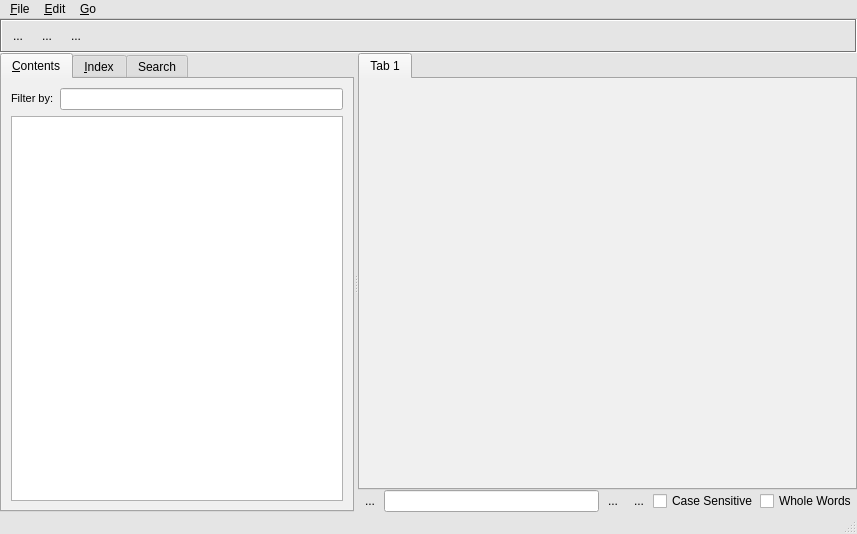
<?xml version="1.0" encoding="UTF-8"?>
<ui version="4.0">
 <class>MainWindow</class>
 <widget class="QMainWindow" name="MainWindow">
  <property name="geometry">
   <rect>
    <x>0</x>
    <y>0</y>
    <width>857</width>
    <height>534</height>
   </rect>
  </property>
  <property name="palette">
   <palette>
    <active>
     <colorrole role="WindowText">
      <brush brushstyle="SolidPattern">
       <color alpha="255">
        <red>0</red>
        <green>0</green>
        <blue>0</blue>
       </color>
      </brush>
     </colorrole>
     <colorrole role="Button">
      <brush brushstyle="SolidPattern">
       <color alpha="255">
        <red>229</red>
        <green>229</green>
        <blue>229</blue>
       </color>
      </brush>
     </colorrole>
     <colorrole role="Light">
      <brush brushstyle="SolidPattern">
       <color alpha="255">
        <red>255</red>
        <green>255</green>
        <blue>255</blue>
       </color>
      </brush>
     </colorrole>
     <colorrole role="Midlight">
      <brush brushstyle="SolidPattern">
       <color alpha="255">
        <red>242</red>
        <green>242</green>
        <blue>242</blue>
       </color>
      </brush>
     </colorrole>
     <colorrole role="Dark">
      <brush brushstyle="SolidPattern">
       <color alpha="255">
        <red>114</red>
        <green>114</green>
        <blue>114</blue>
       </color>
      </brush>
     </colorrole>
     <colorrole role="Mid">
      <brush brushstyle="SolidPattern">
       <color alpha="255">
        <red>153</red>
        <green>153</green>
        <blue>153</blue>
       </color>
      </brush>
     </colorrole>
     <colorrole role="Text">
      <brush brushstyle="SolidPattern">
       <color alpha="255">
        <red>0</red>
        <green>0</green>
        <blue>0</blue>
       </color>
      </brush>
     </colorrole>
     <colorrole role="BrightText">
      <brush brushstyle="SolidPattern">
       <color alpha="255">
        <red>255</red>
        <green>255</green>
        <blue>255</blue>
       </color>
      </brush>
     </colorrole>
     <colorrole role="ButtonText">
      <brush brushstyle="SolidPattern">
       <color alpha="255">
        <red>0</red>
        <green>0</green>
        <blue>0</blue>
       </color>
      </brush>
     </colorrole>
     <colorrole role="Base">
      <brush brushstyle="SolidPattern">
       <color alpha="255">
        <red>255</red>
        <green>255</green>
        <blue>255</blue>
       </color>
      </brush>
     </colorrole>
     <colorrole role="Window">
      <brush brushstyle="SolidPattern">
       <color alpha="255">
        <red>229</red>
        <green>229</green>
        <blue>229</blue>
       </color>
      </brush>
     </colorrole>
     <colorrole role="Shadow">
      <brush brushstyle="SolidPattern">
       <color alpha="255">
        <red>0</red>
        <green>0</green>
        <blue>0</blue>
       </color>
      </brush>
     </colorrole>
     <colorrole role="AlternateBase">
      <brush brushstyle="SolidPattern">
       <color alpha="255">
        <red>242</red>
        <green>242</green>
        <blue>242</blue>
       </color>
      </brush>
     </colorrole>
     <colorrole role="ToolTipBase">
      <brush brushstyle="SolidPattern">
       <color alpha="255">
        <red>255</red>
        <green>255</green>
        <blue>220</blue>
       </color>
      </brush>
     </colorrole>
     <colorrole role="ToolTipText">
      <brush brushstyle="SolidPattern">
       <color alpha="255">
        <red>0</red>
        <green>0</green>
        <blue>0</blue>
       </color>
      </brush>
     </colorrole>
    </active>
    <inactive>
     <colorrole role="WindowText">
      <brush brushstyle="SolidPattern">
       <color alpha="255">
        <red>0</red>
        <green>0</green>
        <blue>0</blue>
       </color>
      </brush>
     </colorrole>
     <colorrole role="Button">
      <brush brushstyle="SolidPattern">
       <color alpha="255">
        <red>229</red>
        <green>229</green>
        <blue>229</blue>
       </color>
      </brush>
     </colorrole>
     <colorrole role="Light">
      <brush brushstyle="SolidPattern">
       <color alpha="255">
        <red>255</red>
        <green>255</green>
        <blue>255</blue>
       </color>
      </brush>
     </colorrole>
     <colorrole role="Midlight">
      <brush brushstyle="SolidPattern">
       <color alpha="255">
        <red>242</red>
        <green>242</green>
        <blue>242</blue>
       </color>
      </brush>
     </colorrole>
     <colorrole role="Dark">
      <brush brushstyle="SolidPattern">
       <color alpha="255">
        <red>114</red>
        <green>114</green>
        <blue>114</blue>
       </color>
      </brush>
     </colorrole>
     <colorrole role="Mid">
      <brush brushstyle="SolidPattern">
       <color alpha="255">
        <red>153</red>
        <green>153</green>
        <blue>153</blue>
       </color>
      </brush>
     </colorrole>
     <colorrole role="Text">
      <brush brushstyle="SolidPattern">
       <color alpha="255">
        <red>0</red>
        <green>0</green>
        <blue>0</blue>
       </color>
      </brush>
     </colorrole>
     <colorrole role="BrightText">
      <brush brushstyle="SolidPattern">
       <color alpha="255">
        <red>255</red>
        <green>255</green>
        <blue>255</blue>
       </color>
      </brush>
     </colorrole>
     <colorrole role="ButtonText">
      <brush brushstyle="SolidPattern">
       <color alpha="255">
        <red>0</red>
        <green>0</green>
        <blue>0</blue>
       </color>
      </brush>
     </colorrole>
     <colorrole role="Base">
      <brush brushstyle="SolidPattern">
       <color alpha="255">
        <red>255</red>
        <green>255</green>
        <blue>255</blue>
       </color>
      </brush>
     </colorrole>
     <colorrole role="Window">
      <brush brushstyle="SolidPattern">
       <color alpha="255">
        <red>229</red>
        <green>229</green>
        <blue>229</blue>
       </color>
      </brush>
     </colorrole>
     <colorrole role="Shadow">
      <brush brushstyle="SolidPattern">
       <color alpha="255">
        <red>0</red>
        <green>0</green>
        <blue>0</blue>
       </color>
      </brush>
     </colorrole>
     <colorrole role="AlternateBase">
      <brush brushstyle="SolidPattern">
       <color alpha="255">
        <red>242</red>
        <green>242</green>
        <blue>242</blue>
       </color>
      </brush>
     </colorrole>
     <colorrole role="ToolTipBase">
      <brush brushstyle="SolidPattern">
       <color alpha="255">
        <red>255</red>
        <green>255</green>
        <blue>220</blue>
       </color>
      </brush>
     </colorrole>
     <colorrole role="ToolTipText">
      <brush brushstyle="SolidPattern">
       <color alpha="255">
        <red>0</red>
        <green>0</green>
        <blue>0</blue>
       </color>
      </brush>
     </colorrole>
    </inactive>
    <disabled>
     <colorrole role="WindowText">
      <brush brushstyle="SolidPattern">
       <color alpha="255">
        <red>114</red>
        <green>114</green>
        <blue>114</blue>
       </color>
      </brush>
     </colorrole>
     <colorrole role="Button">
      <brush brushstyle="SolidPattern">
       <color alpha="255">
        <red>229</red>
        <green>229</green>
        <blue>229</blue>
       </color>
      </brush>
     </colorrole>
     <colorrole role="Light">
      <brush brushstyle="SolidPattern">
       <color alpha="255">
        <red>255</red>
        <green>255</green>
        <blue>255</blue>
       </color>
      </brush>
     </colorrole>
     <colorrole role="Midlight">
      <brush brushstyle="SolidPattern">
       <color alpha="255">
        <red>242</red>
        <green>242</green>
        <blue>242</blue>
       </color>
      </brush>
     </colorrole>
     <colorrole role="Dark">
      <brush brushstyle="SolidPattern">
       <color alpha="255">
        <red>114</red>
        <green>114</green>
        <blue>114</blue>
       </color>
      </brush>
     </colorrole>
     <colorrole role="Mid">
      <brush brushstyle="SolidPattern">
       <color alpha="255">
        <red>153</red>
        <green>153</green>
        <blue>153</blue>
       </color>
      </brush>
     </colorrole>
     <colorrole role="Text">
      <brush brushstyle="SolidPattern">
       <color alpha="255">
        <red>114</red>
        <green>114</green>
        <blue>114</blue>
       </color>
      </brush>
     </colorrole>
     <colorrole role="BrightText">
      <brush brushstyle="SolidPattern">
       <color alpha="255">
        <red>255</red>
        <green>255</green>
        <blue>255</blue>
       </color>
      </brush>
     </colorrole>
     <colorrole role="ButtonText">
      <brush brushstyle="SolidPattern">
       <color alpha="255">
        <red>114</red>
        <green>114</green>
        <blue>114</blue>
       </color>
      </brush>
     </colorrole>
     <colorrole role="Base">
      <brush brushstyle="SolidPattern">
       <color alpha="255">
        <red>229</red>
        <green>229</green>
        <blue>229</blue>
       </color>
      </brush>
     </colorrole>
     <colorrole role="Window">
      <brush brushstyle="SolidPattern">
       <color alpha="255">
        <red>229</red>
        <green>229</green>
        <blue>229</blue>
       </color>
      </brush>
     </colorrole>
     <colorrole role="Shadow">
      <brush brushstyle="SolidPattern">
       <color alpha="255">
        <red>0</red>
        <green>0</green>
        <blue>0</blue>
       </color>
      </brush>
     </colorrole>
     <colorrole role="AlternateBase">
      <brush brushstyle="SolidPattern">
       <color alpha="255">
        <red>229</red>
        <green>229</green>
        <blue>229</blue>
       </color>
      </brush>
     </colorrole>
     <colorrole role="ToolTipBase">
      <brush brushstyle="SolidPattern">
       <color alpha="255">
        <red>255</red>
        <green>255</green>
        <blue>220</blue>
       </color>
      </brush>
     </colorrole>
     <colorrole role="ToolTipText">
      <brush brushstyle="SolidPattern">
       <color alpha="255">
        <red>0</red>
        <green>0</green>
        <blue>0</blue>
       </color>
      </brush>
     </colorrole>
    </disabled>
   </palette>
  </property>
  <property name="windowTitle">
   <string>SDK Help</string>
  </property>
  <widget class="QWidget" name="centralwidget">
   <layout class="QGridLayout" name="gridLayout_4">
    <property name="margin">
     <number>0</number>
    </property>
    <property name="spacing">
     <number>0</number>
    </property>
    <item row="0" column="0">
     <widget class="QFrame" name="frame">
      <property name="frameShape">
       <enum>QFrame::Box</enum>
      </property>
      <property name="frameShadow">
       <enum>QFrame::Sunken</enum>
      </property>
      <layout class="QGridLayout" name="gridLayout_3">
       <property name="horizontalSpacing">
        <number>1</number>
       </property>
       <property name="verticalSpacing">
        <number>0</number>
       </property>
       <property name="margin">
        <number>2</number>
       </property>
       <item row="0" column="0">
        <widget class="QToolButton" name="uiBackBTN">
         <property name="minimumSize">
          <size>
           <width>28</width>
           <height>26</height>
          </size>
         </property>
         <property name="toolTip">
          <string>&lt;!DOCTYPE HTML PUBLIC &quot;-//W3C//DTD HTML 4.0//EN&quot; &quot;http://www.w3.org/TR/REC-html40/strict.dtd&quot;&gt;
&lt;html&gt;&lt;head&gt;&lt;meta name=&quot;qrichtext&quot; content=&quot;1&quot; /&gt;&lt;style type=&quot;text/css&quot;&gt;
p, li { white-space: pre-wrap; }
&lt;/style&gt;&lt;/head&gt;&lt;body style=&quot; font-family:'MS Shell Dlg 2'; font-size:8.25pt; font-weight:400; font-style:normal;&quot;&gt;
&lt;p style=&quot; margin-top:0px; margin-bottom:0px; margin-left:0px; margin-right:0px; -qt-block-indent:0; text-indent:0px;&quot;&gt;&lt;span style=&quot; font-size:8pt;&quot;&gt;Go Back&lt;/span&gt;&lt;/p&gt;&lt;/body&gt;&lt;/html&gt;</string>
         </property>
         <property name="text">
          <string>...</string>
         </property>
         <property name="iconSize">
          <size>
           <width>24</width>
           <height>24</height>
          </size>
         </property>
         <property name="autoRaise">
          <bool>true</bool>
         </property>
        </widget>
       </item>
       <item row="0" column="1">
        <widget class="QToolButton" name="uiForwardBTN">
         <property name="minimumSize">
          <size>
           <width>28</width>
           <height>26</height>
          </size>
         </property>
         <property name="toolTip">
          <string>&lt;!DOCTYPE HTML PUBLIC &quot;-//W3C//DTD HTML 4.0//EN&quot; &quot;http://www.w3.org/TR/REC-html40/strict.dtd&quot;&gt;
&lt;html&gt;&lt;head&gt;&lt;meta name=&quot;qrichtext&quot; content=&quot;1&quot; /&gt;&lt;style type=&quot;text/css&quot;&gt;
p, li { white-space: pre-wrap; }
&lt;/style&gt;&lt;/head&gt;&lt;body style=&quot; font-family:'MS Shell Dlg 2'; font-size:8.25pt; font-weight:400; font-style:normal;&quot;&gt;
&lt;p style=&quot; margin-top:0px; margin-bottom:0px; margin-left:0px; margin-right:0px; -qt-block-indent:0; text-indent:0px;&quot;&gt;&lt;span style=&quot; font-size:8pt;&quot;&gt;Go Forward&lt;/span&gt;&lt;/p&gt;&lt;/body&gt;&lt;/html&gt;</string>
         </property>
         <property name="text">
          <string>...</string>
         </property>
         <property name="iconSize">
          <size>
           <width>24</width>
           <height>24</height>
          </size>
         </property>
         <property name="autoRaise">
          <bool>true</bool>
         </property>
        </widget>
       </item>
       <item row="0" column="2">
        <widget class="QToolButton" name="uiHomeBTN">
         <property name="minimumSize">
          <size>
           <width>28</width>
           <height>26</height>
          </size>
         </property>
         <property name="toolTip">
          <string>&lt;html&gt;&lt;head&gt;&lt;meta name=&quot;qrichtext&quot; content=&quot;1&quot; /&gt;&lt;style type=&quot;text/css&quot;&gt;
p, li { white-space: pre-wrap; }
&lt;/style&gt;&lt;/head&gt;&lt;body style=&quot; font-family:'MS Shell Dlg 2'; font-size:8.25pt; font-weight:400; font-style:normal; text-decoration:none;&quot;&gt;
&lt;p style=&quot; margin-top:0px; margin-bottom:0px; margin-left:0px; margin-right:0px; -qt-block-indent:0; text-indent:0px;&quot;&gt;Home&lt;/p&gt;&lt;/body&gt;&lt;/html&gt;</string>
         </property>
         <property name="text">
          <string>...</string>
         </property>
         <property name="iconSize">
          <size>
           <width>24</width>
           <height>24</height>
          </size>
         </property>
         <property name="autoRaise">
          <bool>true</bool>
         </property>
        </widget>
       </item>
       <item row="0" column="3">
        <spacer>
         <property name="orientation">
          <enum>Qt::Horizontal</enum>
         </property>
         <property name="sizeHint" stdset="0">
          <size>
           <width>761</width>
           <height>20</height>
          </size>
         </property>
        </spacer>
       </item>
      </layout>
     </widget>
    </item>
    <item row="1" column="0">
     <widget class="QSplitter" name="uiMainSPLT">
      <property name="sizePolicy">
       <sizepolicy hsizetype="Expanding" vsizetype="Expanding">
        <horstretch>0</horstretch>
        <verstretch>0</verstretch>
       </sizepolicy>
      </property>
      <property name="orientation">
       <enum>Qt::Horizontal</enum>
      </property>
      <widget class="QTabWidget" name="uiNavigateTAB">
       <property name="minimumSize">
        <size>
         <width>250</width>
         <height>0</height>
        </size>
       </property>
       <property name="currentIndex">
        <number>0</number>
       </property>
       <widget class="QWidget" name="uiContentsPAGE">
        <attribute name="title">
         <string>&amp;Contents</string>
        </attribute>
        <layout class="QGridLayout" name="gridLayout">
         <item row="0" column="0">
          <layout class="QHBoxLayout" name="horizontalLayout_2">
           <item>
            <widget class="QLabel" name="uiContentSearchLBL">
             <property name="text">
              <string>&lt;!DOCTYPE HTML PUBLIC &quot;-//W3C//DTD HTML 4.0//EN&quot; &quot;http://www.w3.org/TR/REC-html40/strict.dtd&quot;&gt;
&lt;html&gt;&lt;head&gt;&lt;meta name=&quot;qrichtext&quot; content=&quot;1&quot; /&gt;&lt;style type=&quot;text/css&quot;&gt;
p, li { white-space: pre-wrap; }
&lt;/style&gt;&lt;/head&gt;&lt;body style=&quot; font-family:'MS Shell Dlg 2'; font-size:8.25pt; font-weight:400; font-style:normal;&quot;&gt;
&lt;p style=&quot; margin-top:0px; margin-bottom:0px; margin-left:0px; margin-right:0px; -qt-block-indent:0; text-indent:0px;&quot;&gt;&lt;span style=&quot; font-size:8pt;&quot;&gt;Filter by:&lt;/span&gt;&lt;/p&gt;&lt;/body&gt;&lt;/html&gt;</string>
             </property>
            </widget>
           </item>
           <item>
            <widget class="QLineEdit" name="uiContentSearchTXT"/>
           </item>
          </layout>
         </item>
         <item row="1" column="0">
          <widget class="QTreeWidget" name="uiContentsTREE">
           <property name="iconSize">
            <size>
             <width>18</width>
             <height>18</height>
            </size>
           </property>
           <property name="indentation">
            <number>14</number>
           </property>
           <property name="uniformRowHeights">
            <bool>true</bool>
           </property>
           <attribute name="headerVisible">
            <bool>false</bool>
           </attribute>
           <attribute name="headerVisible">
            <bool>false</bool>
           </attribute>
           <column>
            <property name="text">
             <string notr="true">1</string>
            </property>
           </column>
          </widget>
         </item>
        </layout>
       </widget>
       <widget class="QWidget" name="uiIndexPAGE">
        <attribute name="title">
         <string>&amp;Index</string>
        </attribute>
        <layout class="QGridLayout" name="gridLayout_2">
         <item row="0" column="0">
          <layout class="QHBoxLayout" name="horizontalLayout_3">
           <item>
            <widget class="QLabel" name="uiLookForLBL">
             <property name="text">
              <string>&lt;html&gt;&lt;head&gt;&lt;meta name=&quot;qrichtext&quot; content=&quot;1&quot; /&gt;&lt;style type=&quot;text/css&quot;&gt;
p, li { white-space: pre-wrap; }
&lt;/style&gt;&lt;/head&gt;&lt;body style=&quot; font-family:'MS Shell Dlg 2'; font-size:8.25pt; font-weight:400; font-style:normal; text-decoration:none;&quot;&gt;
&lt;p style=&quot; margin-top:0px; margin-bottom:0px; margin-left:0px; margin-right:0px; -qt-block-indent:0; text-indent:0px;&quot;&gt;&lt;span style=&quot; font-size:8pt; text-decoration: underline;&quot;&gt;L&lt;/span&gt;&lt;span style=&quot; font-size:8pt;&quot;&gt;ook for:&lt;/span&gt;&lt;/p&gt;&lt;/body&gt;&lt;/html&gt;</string>
             </property>
            </widget>
           </item>
           <item>
            <widget class="QLineEdit" name="uiIndexSearchTXT"/>
           </item>
          </layout>
         </item>
         <item row="1" column="0">
          <widget class="QTreeWidget" name="uiIndexTREE">
           <property name="rootIsDecorated">
            <bool>false</bool>
           </property>
           <attribute name="headerVisible">
            <bool>false</bool>
           </attribute>
           <attribute name="headerVisible">
            <bool>false</bool>
           </attribute>
           <column>
            <property name="text">
             <string notr="true">1</string>
            </property>
           </column>
          </widget>
         </item>
        </layout>
       </widget>
       <widget class="QWidget" name="uiSearchPAGE">
        <attribute name="title">
         <string>Search</string>
        </attribute>
        <layout class="QGridLayout" name="gridLayout_5">
         <item row="0" column="0">
          <layout class="QHBoxLayout" name="horizontalLayout">
           <item>
            <widget class="QLabel" name="uiLookForLBL_3">
             <property name="text">
              <string>&lt;!DOCTYPE HTML PUBLIC &quot;-//W3C//DTD HTML 4.0//EN&quot; &quot;http://www.w3.org/TR/REC-html40/strict.dtd&quot;&gt;
&lt;html&gt;&lt;head&gt;&lt;meta name=&quot;qrichtext&quot; content=&quot;1&quot; /&gt;&lt;style type=&quot;text/css&quot;&gt;
p, li { white-space: pre-wrap; }
&lt;/style&gt;&lt;/head&gt;&lt;body style=&quot; font-family:'MS Shell Dlg 2'; font-size:8.25pt; font-weight:400; font-style:normal;&quot;&gt;
&lt;p style=&quot; margin-top:0px; margin-bottom:0px; margin-left:0px; margin-right:0px; -qt-block-indent:0; text-indent:0px;&quot;&gt;&lt;span style=&quot; font-size:8pt;&quot;&gt;Search for:&lt;/span&gt;&lt;/p&gt;&lt;/body&gt;&lt;/html&gt;</string>
             </property>
            </widget>
           </item>
           <item>
            <widget class="QComboBox" name="uiSearchDDL">
             <property name="sizePolicy">
              <sizepolicy hsizetype="Expanding" vsizetype="Fixed">
               <horstretch>0</horstretch>
               <verstretch>0</verstretch>
              </sizepolicy>
             </property>
             <property name="editable">
              <bool>true</bool>
             </property>
             <property name="insertPolicy">
              <enum>QComboBox::InsertAtTop</enum>
             </property>
            </widget>
           </item>
           <item>
            <widget class="QToolButton" name="uiSearchBTN">
             <property name="text">
              <string>...</string>
             </property>
             <property name="autoRaise">
              <bool>true</bool>
             </property>
            </widget>
           </item>
          </layout>
         </item>
         <item row="1" column="0">
          <widget class="QTreeWidget" name="uiSearchResultsTREE">
           <property name="rootIsDecorated">
            <bool>false</bool>
           </property>
           <attribute name="headerVisible">
            <bool>false</bool>
           </attribute>
           <attribute name="headerVisible">
            <bool>false</bool>
           </attribute>
           <column>
            <property name="text">
             <string notr="true">1</string>
            </property>
           </column>
          </widget>
         </item>
        </layout>
       </widget>
      </widget>
      <widget class="QWidget" name="layoutWidget">
       <layout class="QVBoxLayout">
        <property name="spacing">
         <number>0</number>
        </property>
        <property name="margin">
         <number>0</number>
        </property>
        <item>
         <widget class="QTabWidget" name="uiContentsTAB">
          <property name="contextMenuPolicy">
           <enum>Qt::CustomContextMenu</enum>
          </property>
          <property name="currentIndex">
           <number>0</number>
          </property>
          <widget class="QWidget" name="tab">
           <attribute name="title">
            <string>Tab 1</string>
           </attribute>
          </widget>
         </widget>
        </item>
        <item>
         <widget class="QFrame" name="uiFindFRAME">
          <property name="frameShape">
           <enum>QFrame::NoFrame</enum>
          </property>
          <property name="frameShadow">
           <enum>QFrame::Raised</enum>
          </property>
          <layout class="QGridLayout">
           <property name="margin">
            <number>0</number>
           </property>
           <property name="spacing">
            <number>2</number>
           </property>
           <item row="0" column="2">
            <widget class="QToolButton" name="uiFindPreviousBTN">
             <property name="toolTip">
              <string>&lt;html&gt;&lt;head&gt;&lt;meta name=&quot;qrichtext&quot; content=&quot;1&quot; /&gt;&lt;style type=&quot;text/css&quot;&gt;
p, li { white-space: pre-wrap; }
&lt;/style&gt;&lt;/head&gt;&lt;body style=&quot; font-family:'MS Shell Dlg 2'; font-size:8.25pt; font-weight:400; font-style:normal; text-decoration:none;&quot;&gt;
&lt;p style=&quot; margin-top:0px; margin-bottom:0px; margin-left:0px; margin-right:0px; -qt-block-indent:0; text-indent:0px;&quot;&gt;Find Previous&lt;/p&gt;&lt;/body&gt;&lt;/html&gt;</string>
             </property>
             <property name="text">
              <string>...</string>
             </property>
             <property name="autoRaise">
              <bool>true</bool>
             </property>
            </widget>
           </item>
           <item row="0" column="5">
            <widget class="QCheckBox" name="uiWholeWordsCHK">
             <property name="text">
              <string>Whole Words</string>
             </property>
            </widget>
           </item>
           <item row="0" column="1">
            <widget class="QLineEdit" name="uiFindTXT"/>
           </item>
           <item row="0" column="4">
            <widget class="QCheckBox" name="uiCaseSensitiveCHK">
             <property name="text">
              <string>Case Sensitive</string>
             </property>
            </widget>
           </item>
           <item row="0" column="3">
            <widget class="QToolButton" name="uiFindNextBTN">
             <property name="toolTip">
              <string>&lt;html&gt;&lt;head&gt;&lt;meta name=&quot;qrichtext&quot; content=&quot;1&quot; /&gt;&lt;style type=&quot;text/css&quot;&gt;
p, li { white-space: pre-wrap; }
&lt;/style&gt;&lt;/head&gt;&lt;body style=&quot; font-family:'MS Shell Dlg 2'; font-size:8.25pt; font-weight:400; font-style:normal; text-decoration:none;&quot;&gt;
&lt;p style=&quot; margin-top:0px; margin-bottom:0px; margin-left:0px; margin-right:0px; -qt-block-indent:0; text-indent:0px;&quot;&gt;Find Next&lt;/p&gt;&lt;/body&gt;&lt;/html&gt;</string>
             </property>
             <property name="text">
              <string>...</string>
             </property>
             <property name="autoRaise">
              <bool>true</bool>
             </property>
            </widget>
           </item>
           <item row="0" column="0">
            <widget class="QToolButton" name="uiHideFindBTN">
             <property name="toolTip">
              <string>&lt;html&gt;&lt;head&gt;&lt;meta name=&quot;qrichtext&quot; content=&quot;1&quot; /&gt;&lt;style type=&quot;text/css&quot;&gt;
p, li { white-space: pre-wrap; }
&lt;/style&gt;&lt;/head&gt;&lt;body style=&quot; font-family:'MS Shell Dlg 2'; font-size:8.25pt; font-weight:400; font-style:normal; text-decoration:none;&quot;&gt;
&lt;p style=&quot; margin-top:0px; margin-bottom:0px; margin-left:0px; margin-right:0px; -qt-block-indent:0; text-indent:0px;&quot;&gt;Hide Find&lt;/p&gt;&lt;/body&gt;&lt;/html&gt;</string>
             </property>
             <property name="text">
              <string>...</string>
             </property>
             <property name="autoRaise">
              <bool>true</bool>
             </property>
            </widget>
           </item>
          </layout>
         </widget>
        </item>
       </layout>
      </widget>
     </widget>
    </item>
   </layout>
  </widget>
  <widget class="QMenuBar" name="menubar">
   <property name="geometry">
    <rect>
     <x>0</x>
     <y>0</y>
     <width>857</width>
     <height>21</height>
    </rect>
   </property>
   <widget class="QMenu" name="menu_Edit">
    <property name="title">
     <string>&amp;Edit</string>
    </property>
    <addaction name="uiFindACT"/>
    <addaction name="uiFindNextACT"/>
    <addaction name="uiFindPreviousACT"/>
   </widget>
   <widget class="QMenu" name="menu_Go">
    <property name="title">
     <string>&amp;Go</string>
    </property>
    <addaction name="uiPreviousACT"/>
    <addaction name="uiNextACT"/>
    <addaction name="uiHomeACT"/>
    <addaction name="separator"/>
    <addaction name="uiNextTabACT"/>
    <addaction name="uiPreviousTabACT"/>
   </widget>
   <widget class="QMenu" name="uiFileMENU">
    <property name="title">
     <string>&amp;File</string>
    </property>
    <addaction name="uiLoadACT"/>
    <addaction name="separator"/>
    <addaction name="uiAddTabACT"/>
    <addaction name="uiCloseTabACT"/>
    <addaction name="separator"/>
    <addaction name="uiSavePageAsACT"/>
    <addaction name="separator"/>
    <addaction name="uiExitACT"/>
    <addaction name="separator"/>
   </widget>
   <addaction name="uiFileMENU"/>
   <addaction name="menu_Edit"/>
   <addaction name="menu_Go"/>
  </widget>
  <widget class="QStatusBar" name="statusbar"/>
  <action name="uiNewFileACT">
   <property name="text">
    <string>&amp;New...</string>
   </property>
   <property name="shortcut">
    <string>Ctrl+N</string>
   </property>
  </action>
  <action name="uiOpenPackageACT">
   <property name="text">
    <string>&amp;Import Package...</string>
   </property>
   <property name="shortcut">
    <string>Ctrl+O</string>
   </property>
  </action>
  <action name="uiExitACT">
   <property name="text">
    <string>E&amp;xit</string>
   </property>
   <property name="shortcut">
    <string>Ctrl+Q</string>
   </property>
  </action>
  <action name="uiFindACT">
   <property name="text">
    <string>&amp;Find in Text...</string>
   </property>
   <property name="shortcut">
    <string>Ctrl+F</string>
   </property>
  </action>
  <action name="uiFindNextACT">
   <property name="text">
    <string>Find &amp;Next</string>
   </property>
   <property name="shortcut">
    <string>F3</string>
   </property>
  </action>
  <action name="uiFindPreviousACT">
   <property name="text">
    <string>Find &amp;Previous</string>
   </property>
   <property name="shortcut">
    <string>Shift+F3</string>
   </property>
  </action>
  <action name="uiPreviousACT">
   <property name="text">
    <string>&amp;Back</string>
   </property>
   <property name="toolTip">
    <string>Go Back</string>
   </property>
   <property name="shortcut">
    <string>Alt+Left</string>
   </property>
  </action>
  <action name="uiNextACT">
   <property name="text">
    <string>&amp;Forward</string>
   </property>
   <property name="toolTip">
    <string>Go Forward</string>
   </property>
   <property name="shortcut">
    <string>Alt+Right</string>
   </property>
  </action>
  <action name="uiHomeACT">
   <property name="text">
    <string>&amp;Home</string>
   </property>
   <property name="toolTip">
    <string>Go Home</string>
   </property>
   <property name="shortcut">
    <string>Ctrl+Home</string>
   </property>
  </action>
  <action name="uiNextTabACT">
   <property name="text">
    <string>Next Tab</string>
   </property>
   <property name="shortcut">
    <string>Ctrl+Tab</string>
   </property>
  </action>
  <action name="uiPreviousTabACT">
   <property name="text">
    <string>Previous Tab</string>
   </property>
   <property name="shortcut">
    <string>Ctrl+Shift+Tab</string>
   </property>
  </action>
  <action name="uiSavePageAsACT">
   <property name="text">
    <string>&amp;Save Page as...</string>
   </property>
   <property name="shortcut">
    <string>Ctrl+Shift+S</string>
   </property>
  </action>
  <action name="uiAboutACT">
   <property name="text">
    <string>About PySdk</string>
   </property>
  </action>
  <action name="uiAddTabACT">
   <property name="text">
    <string>Add Tab</string>
   </property>
   <property name="shortcut">
    <string>Ctrl+T</string>
   </property>
  </action>
  <action name="uiCloseTabACT">
   <property name="text">
    <string>Close Tab</string>
   </property>
   <property name="shortcut">
    <string>Ctrl+W</string>
   </property>
  </action>
  <action name="uiOpenFolderACT">
   <property name="text">
    <string>Import &amp;Folder Modules...</string>
   </property>
  </action>
  <action name="uiLoadACT">
   <property name="text">
    <string>Load File...</string>
   </property>
  </action>
 </widget>
 <tabstops>
  <tabstop>uiBackBTN</tabstop>
  <tabstop>uiForwardBTN</tabstop>
  <tabstop>uiHomeBTN</tabstop>
  <tabstop>uiNavigateTAB</tabstop>
  <tabstop>uiContentsTREE</tabstop>
  <tabstop>uiContentsTAB</tabstop>
  <tabstop>uiHideFindBTN</tabstop>
  <tabstop>uiFindTXT</tabstop>
  <tabstop>uiFindPreviousBTN</tabstop>
  <tabstop>uiFindNextBTN</tabstop>
  <tabstop>uiCaseSensitiveCHK</tabstop>
  <tabstop>uiWholeWordsCHK</tabstop>
  <tabstop>uiIndexSearchTXT</tabstop>
 </tabstops>
 <resources/>
 <connections/>
</ui>
